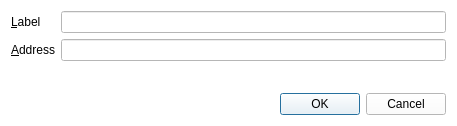
<?xml version="1.0" encoding="UTF-8"?>
<ui version="4.0">
 <class>EditAddressDialog</class>
 <widget class="QDialog" name="EditAddressDialog">
  <property name="geometry">
   <rect>
    <x>0</x>
    <y>0</y>
    <width>457</width>
    <height>126</height>
   </rect>
  </property>
  <property name="windowTitle">
   <string>Edit Address</string>
  </property>
  <property name="styleSheet">
   <string notr="true">font: 8pt &quot;UD Digi Kyokasho NP-R&quot;;
background-color: rgb(255, 255, 255)
</string>
  </property>
  <layout class="QVBoxLayout" name="verticalLayout">
   <item>
    <layout class="QFormLayout" name="formLayout">
     <property name="fieldGrowthPolicy">
      <enum>QFormLayout::AllNonFixedFieldsGrow</enum>
     </property>
     <item row="0" column="0">
      <widget class="QLabel" name="label">
       <property name="text">
        <string>&amp;Label</string>
       </property>
       <property name="buddy">
        <cstring>labelEdit</cstring>
       </property>
      </widget>
     </item>
     <item row="0" column="1">
      <widget class="QLineEdit" name="labelEdit">
       <property name="toolTip">
        <string>The label associated with this address list entry</string>
       </property>
      </widget>
     </item>
     <item row="1" column="0">
      <widget class="QLabel" name="label_2">
       <property name="text">
        <string>&amp;Address</string>
       </property>
       <property name="buddy">
        <cstring>addressEdit</cstring>
       </property>
      </widget>
     </item>
     <item row="1" column="1">
      <widget class="QValidatedLineEdit" name="addressEdit">
       <property name="toolTip">
        <string>The address associated with this address list entry. This can only be modified for sending addresses.</string>
       </property>
      </widget>
     </item>
    </layout>
   </item>
   <item>
    <widget class="QDialogButtonBox" name="buttonBox">
     <property name="orientation">
      <enum>Qt::Horizontal</enum>
     </property>
     <property name="standardButtons">
      <set>QDialogButtonBox::Cancel|QDialogButtonBox::Ok</set>
     </property>
    </widget>
   </item>
  </layout>
 </widget>
 <customwidgets>
  <customwidget>
   <class>QValidatedLineEdit</class>
   <extends>QLineEdit</extends>
   <header>qt/qvalidatedlineedit.h</header>
  </customwidget>
 </customwidgets>
 <resources/>
 <connections>
  <connection>
   <sender>buttonBox</sender>
   <signal>accepted()</signal>
   <receiver>EditAddressDialog</receiver>
   <slot>accept()</slot>
   <hints>
    <hint type="sourcelabel">
     <x>20</x>
     <y>20</y>
    </hint>
    <hint type="destinationlabel">
     <x>20</x>
     <y>20</y>
    </hint>
   </hints>
  </connection>
  <connection>
   <sender>buttonBox</sender>
   <signal>rejected()</signal>
   <receiver>EditAddressDialog</receiver>
   <slot>reject()</slot>
   <hints>
    <hint type="sourcelabel">
     <x>20</x>
     <y>20</y>
    </hint>
    <hint type="destinationlabel">
     <x>20</x>
     <y>20</y>
    </hint>
   </hints>
  </connection>
 </connections>
</ui>
